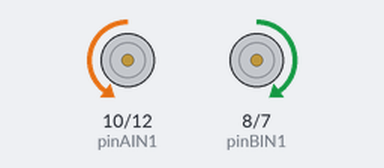
Recording of a sketch running on a simulated Arduino Uno, built with avr-gcc and run on an emulated ATmega328P. On the bench: motor-driver pin pairs drawn as motors (green arrow = first pin HIGH = forward, orange = second pin HIGH = backward, longer = more drive, scaled by the enable pin).

Above: at 0.2 s.
At 1.2 s:
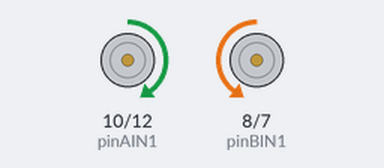
At 3.7 s:
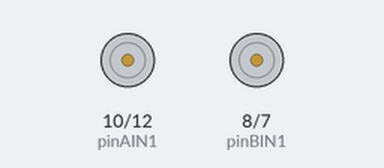
Timing chart, 0 to 4.6 s (numbered marks = the images above):
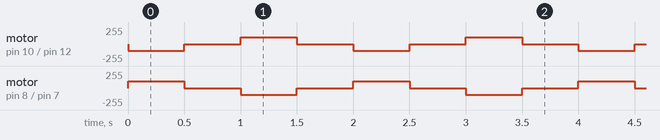

Measured:
- by itself, motor on pin 8 (pinBIN1) / pin 7 (pinBIN2): repeats every 2.0 s: stopped 0.50 s, backward 100/255 0.50 s, stopped 0.50 s, forward 100/255 0.50 s
- by itself, motor on pin 10 (pinAIN1) / pin 12 (pinAIN2): repeats every 2.0 s: stopped 0.50 s, forward 100/255 0.50 s, stopped 0.50 s, backward 100/255 0.50 s

The sketch:

ControlconMando.ino
```cpp
/*
###Código diseñado de manera que:###

      MOTOR A = MOTOR IZQUIERDO
      MOTOR B = MOTOR DERECHO
*/


#define pinPWMA  11
#define pinAIN2  12
#define pinAIN1  10
#define pinBIN1  8
#define pinBIN2  7
#define pinPWMB  6
//#define pinENA  9

#define u 100

const int pinMotorA[3] = { pinPWMA, pinAIN2, pinAIN1 };
const int pinMotorB[3] = { pinPWMB, pinBIN1, pinBIN2 };

//Funciones que controlan el vehiculo
void Forward(float speedA, float speedB)
{
    moveMotorForward(pinMotorA, speedA);
    moveMotorForward(pinMotorB, speedB);
}

void Back(float speedA, float speedB)
{
    moveMotorBackward(pinMotorA, speedA);
    moveMotorBackward(pinMotorB, speedB);
}

void turnRigth(float rotspeed)
{
    moveMotorForward(pinMotorA, rotspeed);
    moveMotorBackward(pinMotorB, rotspeed);
}

void turnLeft(float rotspeed)
{
    moveMotorBackward(pinMotorA, rotspeed);
    moveMotorForward(pinMotorB, rotspeed);
}

void Stop()
{
  //disableMotors();
  stopMotor(pinMotorA);
  stopMotor(pinMotorB);
  //enableMotors();
}

//Funciones que controlan los motores
void moveMotorForward(const int pinMotor[3], int Speed)
{
  digitalWrite(pinMotor[1], HIGH);
  digitalWrite(pinMotor[2], LOW);
  analogWrite(pinMotor[0], Speed);
}
void moveMotorBackward(const int pinMotor[3], int Speed)
{
  digitalWrite(pinMotor[1], LOW);
  digitalWrite(pinMotor[2], HIGH);
  analogWrite(pinMotor[0], Speed);
}
void stopMotor(const int pinMotor[3])
{
  digitalWrite(pinMotor[1], LOW);
  digitalWrite(pinMotor[2], LOW);
  analogWrite(pinMotor[0], 0);
}
//void enableMotors() {digitalWrite(pinENA, HIGH);}
//void disableMotors(){digitalWrite(pinENA, LOW);}


void setup()
{
  pinMode(pinAIN2, OUTPUT);
  pinMode(pinAIN1, OUTPUT);
  pinMode(pinPWMA, OUTPUT);
  pinMode(pinBIN1, OUTPUT);
  pinMode(pinBIN2, OUTPUT);
  pinMode(pinPWMB, OUTPUT);
  //pinMode(pinENA, OUTPUT);

  //enableMotors();
}

void loop()
{
  Forward(u,u);
  delay(500);
  Stop();
  delay(500);
  Back(u,u),
  delay(500);
  Stop();
  delay(500);
}
```
